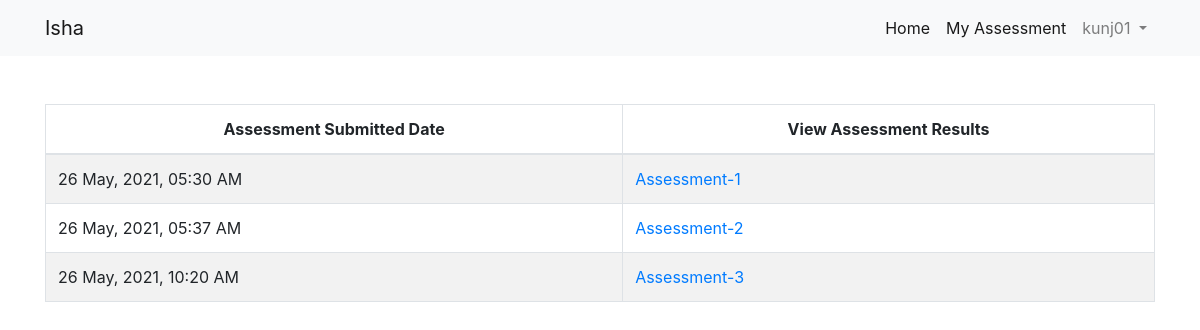
Page /myassment/ (signed in) on the committed database.
### assessment/models.py (models this page shows, shortened)
class userAssements(models.Model):
    A1 = models.PositiveIntegerField()
    E1 = models.PositiveIntegerField()
    P1 = models.PositiveIntegerField()
    N1 = models.PositiveIntegerField()
    A2 = models.PositiveIntegerField()
    H1 = models.PositiveIntegerField()
    M1 = models.PositiveIntegerField()
    R1 = models.PositiveIntegerField()
    M2 = models.PositiveIntegerField()
    E2 = models.PositiveIntegerField()
    Lon = models.PositiveIntegerField()
    H2 = models.PositiveIntegerField()
    P2 = models.PositiveIntegerField()
    N2 = models.PositiveIntegerField()
    A3 = models.PositiveIntegerField()
    N3 = models.PositiveIntegerField()
    E3 = models.PositiveIntegerField()
    H3 = models.PositiveIntegerField()
    R2 = models.PositiveIntegerField()
    M3 = models.PositiveIntegerField()
    R3 = models.PositiveIntegerField()
    P3 = models.PositiveIntegerField()
    hap = models.PositiveIntegerField()
    Q1 = models.CharField(blank=True,max_length=200)
    Q2 = models.CharField(blank=True,max_length=200)
    Q3 = models.CharField(blank=True,max_length=200)
    Q4 = models.CharField(blank=True,max_length=200)
    Q5 = models.CharField(blank=True,max_length=200)
    Q6 = models.CharField(blank=True,max_length=200)
    Q7 = models.CharField(blank=True,max_length=200)
    Q8 = models.CharField(blank=True,max_length=200)
    Q9 = models.CharField(blank=True,max_length=200)
    Q10 = models.CharField(blank=True,max_length=200)
    Q11 = models.CharField(blank=True,max_length=200)
    Q12 = models.CharField(blank=True,max_length=200)
    going_beyond_stress = models.BooleanField(default=False)
    finding_sustained_happiness = models.BooleanField(default=False)
    mental_emotional_wellness = models.BooleanField(default=False)
    positive_parenting = models.BooleanField(default=False)
    healthy_relationship = models.BooleanField(default=False)
    accelerated_professional_growth = models.BooleanField(default=False)
    healthy_lifestyle = models.BooleanField(default=False)
    created_date = models.DateTimeField(auto_now=True,blank=True)
    user = models.ForeignKey(User, on_delete=models.CASCADE)

### assessment/views.py (the view)
# urls.py: path('myassment/',views.assementList.as_view(),name="myassmentment")
class assementList(ListView):
    context_object_name = 'myAssments'
    model = models.userAssements
    def get_queryset(self):
        assessmentList = {}
        if self.request.user.is_superuser:
            assessmentList = models.userAssements.objects.all()
        else:
            assessmentList = models.userAssements.objects.filter(user=self.request.user)
        return assessmentList

### assessment/templates/assessment/userassements_list.html (shortened to what this page needs)
{% extends "assessment/base.html" %}
{% block body_block %}
<table id="list-table" class="table table-striped table-bordered mt-5">
  <thead>
    <tr>
      <th>Assessment Submitted Date</th>
      <th>View Assessment Results</th>
    </tr>
  </thead>
  <tbody>
    {% if myAssments|length > 0 %}
      {% for assessment in myAssments %}
          <tr>
            <td>{{assessment.created_date|date:"d M, Y, h:i A"}}</td>
            <td> <a href="{% url 'assessment:result' pk=assessment.pk %}">Assessment-{{forloop.counter}}</a></td>
          </tr>
      {% endfor %}
    {% else %}
      <tr>
        <td colspan="2" class="text-center">Not Any Assessment Submitted.</td>
      </tr>
    {% endif %}
  </tbody>
</table>
{% endblock %}

### assessment/templates/assessment/base.html (shortened to what this page needs)
<!DOCTYPE html>
{% load static %}
<html lang="en" dir="ltr">
  <head>
    <link rel="stylesheet" href="https://maxcdn.bootstrapcdn.com/bootstrap/4.5.2/css/bootstrap.min.css">
  <link rel="stylesheet" href="{% static 'css/mystyle.css' %}">
  </head>
  <body>
    <nav class="navbar navbar-expand-lg navbar-light bg-light">
      <div class="container">
        <a class="navbar-brand" href="{% url 'assessment:home' %}">Isha</a>
        <div class="collapse navbar-collapse" id="navbarNavAltMarkup">
          <div class="navbar-nav">
            {% if user.is_authenticated %}
              <a class="nav-item nav-link active" href="{% url 'assessment:home' %}">Home</a>
              <a class="nav-item nav-link active" href="{% url 'assessment:myassmentment' %}">My Assessment</a>
              <li class="nav-item dropdown">
                <a class="nav-link dropdown-toggle" href="#" id="navbarDropdownMenuLink" data-toggle="dropdown" aria-haspopup="true" aria-expanded="false">
                  {{user.username}}
                </a>
              </li>
            {% else %}
              <a href="{% url 'assessment:user_login' %}" class="nav-item nav-link" >Login</a>
            {% endif %}
          </div>
        </div>
      </div>
    </nav>
    <div class="container">
      {% block body_block %}
      {% endblock %}
    </div>
  </body>
</html>

### assessment/static/css/mystyle.css (style rules this page uses)
th { text-align: center; }
.navbar-nav { margin-left: auto !important; }

### rows in the picture
userAssements: created_date "26 May, 2021, 05:30 AM"
userAssements: created_date "26 May, 2021, 05:37 AM"
userAssements: created_date "26 May, 2021, 10:20 AM"

### other values in the picture
{{ user.username }} "kunj01"
